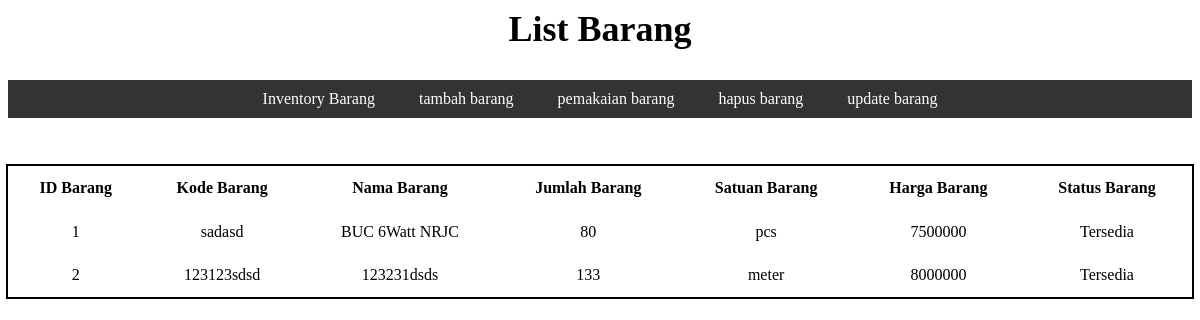
The page / on the database its author committed.
### tables this page shows
CREATE TABLE `data_barang` (
  `id_barang` int(10) NOT NULL,
  `kode_barang` varchar(20) NOT NULL,
  `nama_barang` varchar(50) NOT NULL,
  `jumlah_barang` int(20) NOT NULL,
  `satuan_barang` varchar(10) NOT NULL,
  `harga_beli` int(50) NOT NULL,
  `status_barang` tinyint(4) DEFAULT NULL
);

### data_index.php (the view, shortened to what this page needs)
<?php
include 'koneksi.php';
$sql = "SELECT * FROM data_barang";
$result = $conn->query($sql);
if ($result->num_rows > 0) {
    while ($row = mysqli_fetch_assoc($result)) {
        echo "<tr>";
        echo "<td>" . $row['id_barang'] . "</td>";
        echo "<td>" . $row['kode_barang'] . "</td>";
        echo "<td>" . $row['nama_barang'] . "</td>";
        echo "<td>" . $row['jumlah_barang'] . "</td>";
        echo "<td>" . $row['satuan_barang'] . "</td>";
        echo "<td>" . $row['harga_beli'] . "</td>";
        echo "<td>" . ($row['jumlah_barang'] != 0 ? 'Tersedia' : 'Kosong') . "</td>";
        echo "</tr>";
    }
} else {
    echo "0 results";
}
?>

### index.php (shortened to what this page needs)
<html>
    <head>
        <link rel="stylesheet" href="style.css">
    </head>
    <body>
        <h2>List Barang</h2>
        <div class="navbar">
        <nav>
        <ul>
            <li><a href="index.php">Inventory Barang</a></li>
            <li><a href="form_tambah_barang.php">tambah barang</a></li>
            <li><a href="form_pakai_barang.php">pemakaian barang</a></li>
            <li><a href="form_hapus_barang.php">hapus barang</a></li>
            <li><a href="form_update_barang.php">update barang</a></li>
        </ul>
        </nav>
        </div>
        <div class="container">
        <table id="myTable" class="display">
            <tr>
                <th>ID Barang</th>
                <th>Kode Barang</th>
                <th>Nama Barang</th>
                <th>Jumlah Barang</th>
                <th>Satuan Barang</th>
                <th>Harga Barang</th>
                <th>Status Barang</th>
            </tr>
            <tr class="content">
            <?php include 'data_index.php'; ?>
            </tr>
        </table>
        </div>
    </body>
</html>

### style.css (style rules this page uses)
h2 { text-align: center; font-size: 36px; }
nav ul { list-style-type: none; margin: 0; padding: 0; background-color: #333; text-align: center; }
nav ul li { display: inline; }
nav ul li a { display: inline-block; padding: 10px 20px; text-decoration: none; color: white; }
.container .display { margin-top: 3rem; text-align: center; width: 100%; outline: 2px solid black; }
td, th { padding: 0.7rem; }

### rows shown on the page
data_barang: id_barang "1", kode_barang "sadasd", nama_barang "BUC 6Watt NRJC", jumlah_barang "80", satuan_barang "pcs", harga_beli "7500000", shows "Tersedia"
data_barang: id_barang "2", kode_barang "123123sdsd", nama_barang "123231dsds", jumlah_barang "133", satuan_barang "meter", harga_beli "8000000", shows "Tersedia"
